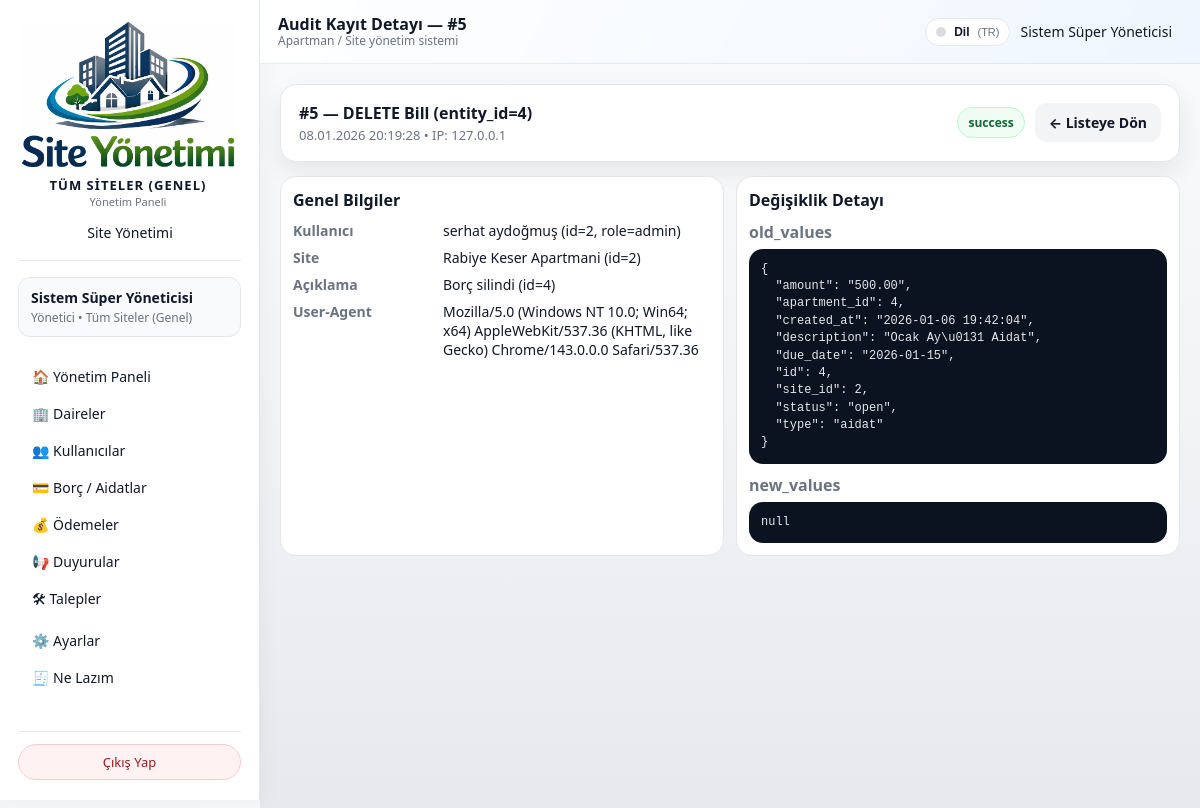
/admin/audit-logs/5 (signed in), run on an earlier commit of the app's database.
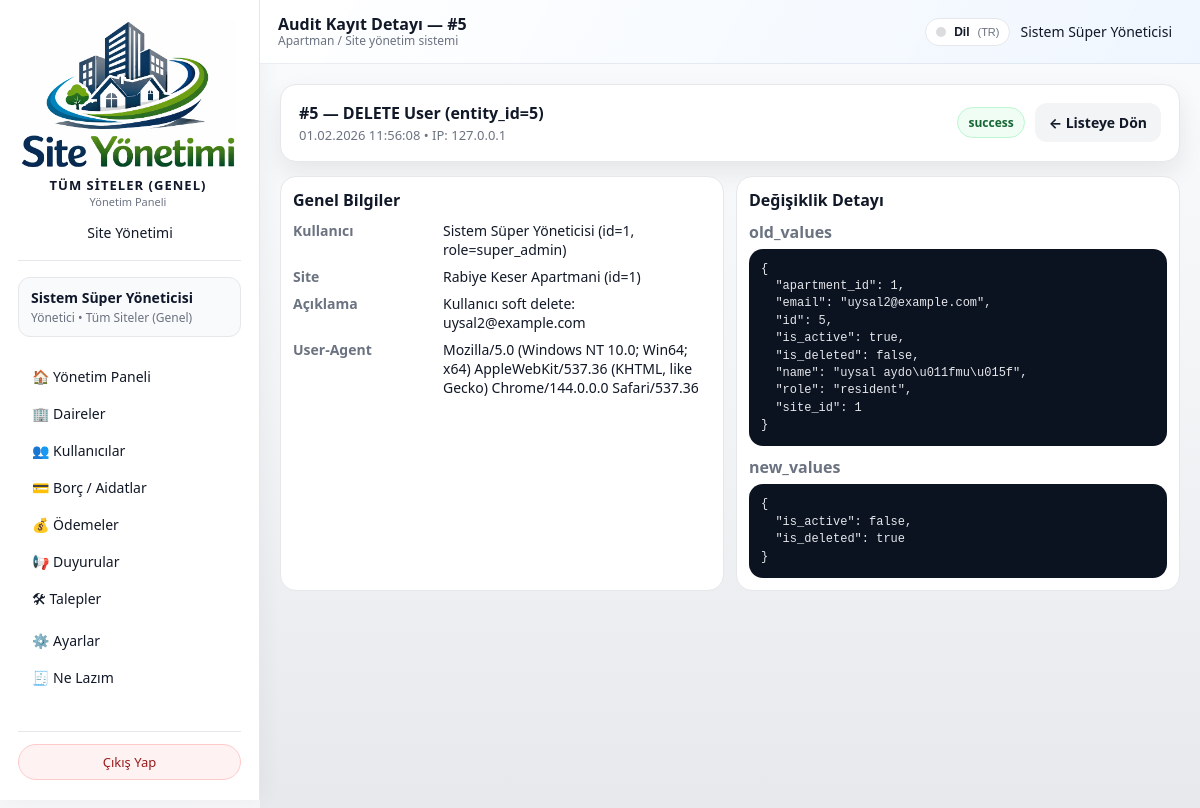
And on a later commit of the database.
### audit_logging.py (models this page shows, shortened)
class AuditLog(db.Model):
    __tablename__ = "audit_logs"
    id = Column(Integer, primary_key=True)
    user_id = Column(Integer, ForeignKey("users.id"), nullable=True)  # eğer user tablon 'users' ise
    user = relationship("User", foreign_keys=[user_id], lazy="joined")
    site_id = Column(Integer, ForeignKey("sites.id"), nullable=True)  # ✅ düzeltildi
    site = relationship("Site", foreign_keys=[site_id], lazy="joined")
    action = Column(String(50), nullable=False)
    entity_type = Column(String(50), nullable=False)
    entity_id = Column(Integer, nullable=True)
    ip_address = Column(String(45), nullable=True)
    user_agent = Column(String(500), nullable=True)
    old_values = Column(Text, nullable=True)
    new_values = Column(Text, nullable=True)
    description = Column(String(255), nullable=True)
    created_at = Column(DateTime, default=datetime.utcnow, nullable=False)
    status = Column(String(20), default="success")
    error_message = Column(Text, nullable=True)

### models/user_model.py (models this page shows, shortened)
class User(db.Model):
    __tablename__ = "users"
    id = db.Column(db.Integer, primary_key=True)
    name = db.Column(db.String(120), nullable=False)
    email = db.Column(db.String(120), unique=True, nullable=False, index=True)
    phone = db.Column(db.String(32), nullable=True)
    password_hash = db.Column(db.String(255), nullable=False)
    role = db.Column(db.String(20), nullable=False, default="resident")
    site_id = db.Column(db.Integer, db.ForeignKey("sites.id"), nullable=True)
    apartment_id = db.Column(
        db.Integer,
        db.ForeignKey("apartments.id"),
        nullable=True,
    )
    is_active = db.Column(db.Boolean, default=True, nullable=False)

### models/site_model.py (models this page shows, shortened)
class Site(db.Model):
    __tablename__ = "sites"
    id = db.Column(db.Integer, primary_key=True)
    name = db.Column(db.String(150), nullable=False, unique=True)
    description = db.Column(db.String(255), nullable=True)
    db_path = db.Column(db.String(255), nullable=True)
    is_active = db.Column(db.Boolean, nullable=False, default=True)
    users = db.relationship("User", backref="site", lazy="dynamic")

### routes/admin_routes.py (the view)
@admin_bp.route("/audit-logs/<int:log_id>", methods=["GET"])
@admin_required
def audit_log_detail(log_id: int):
    if not _require_super_admin():
        flash("Bu sayfayı sadece Süper Admin görüntüleyebilir.", "error")
        return redirect(url_for("admin.dashboard"))
    try:
        log = AuditLog.query.get(log_id)
        if not log:
            flash("Audit kaydı bulunamadı.", "error")
            return redirect(url_for("admin.audit_logs"))
        old_data = None
        new_data = None
        try:
            old_data = json.loads(log.old_values) if log.old_values else None
        except Exception:
            old_data = {"_raw": log.old_values}
        try:
            new_data = json.loads(log.new_values) if log.new_values else None
        except Exception:
            new_data = {"_raw": log.new_values}
        return render_template(
            "admin/audit_log_detail.html",
            log=log,
            old_data=old_data,
            new_data=new_data,
        )
    except SQLAlchemyError as exc:
        current_app.logger.exception("Audit log detayı alınamadı: %s", exc)
        flash("Audit log detayı alınırken hata oluştu.", "error")
        return redirect(url_for("admin.audit_logs"))

### routes/admin_routes.py (called while the page is built)
def admin_required(view_func):
    @wraps(view_func)
    def wrapped_view(*args, **kwargs):
        user_id = session.get("user_id")
        role = session.get("user_role")
        if not user_id:
            flash("Devam etmek için lütfen giriş yapın.", "info")
            return redirect(url_for("auth.login"))
        if role not in ("admin", "super_admin"):
            flash("Bu alana sadece yönetici kullanıcılar erişebilir.", "error")
            return redirect(url_for("index"))
        return view_func(*args, **kwargs)
    return wrapped_view

def _require_super_admin():
    admin_user = _get_current_admin()
    if not admin_user or admin_user.role != "super_admin":
        return False
    return True

def _get_current_admin():
    user_id = session.get("user_id")
    if not user_id:
        return None
    try:
        return User.query.get(user_id)
    except SQLAlchemyError as exc:
        current_app.logger.exception("Admin bilgisi alınamadı: %s", exc)
        return None

### templates/admin/audit_log_detail.html (shortened to what this page needs)
{% extends "base.html" %}
{% block topbar_title %}Audit Kayıt Detayı — #{{ log.id }}{% endblock %}
{% block content %}
<div class="wrap">
  <div class="card">
    <div class="head">
      <div style="min-width:0;">
        <div class="title-line">
          #{{ log.id }} — {{ log.action }} {{ log.entity_type }}
          {% if log.entity_id is not none %} (entity_id={{ log.entity_id }}){% endif %}
        </div>
        <div class="sub-line">
          {{ log.created_at.strftime("%d.%m.%Y %H:%M:%S") if log.created_at else "-" }}
          • IP: {{ log.ip_address or "-" }}
        </div>
      </div>
      <div class="actions">
        {% if log.status == "success" %}
          <span class="badge badge-success">success</span>
        {% else %}
          <span class="badge badge-failure">failure</span>
        {% endif %}
        <a class="btn btn-ghost" href="{{ url_for('admin.audit_logs') }}">← Listeye Dön</a>
      </div>
    </div>
  </div>
  <div class="grid">
    <div class="box">
      <div style="font-weight:900; margin-bottom:10px;">Genel Bilgiler</div>
      <div class="kv">
        <div class="k">Kullanıcı</div>
        <div class="v">
          {% if log.user %}
            {{ log.user.name }} (id={{ log.user_id }}, role={{ log.user.role }})
          {% else %}
            Sistem / Bilinmiyor (user_id={{ log.user_id }})
          {% endif %}
        </div>
        <div class="k">Site</div>
        <div class="v">
          {% if log.site %}
            {{ log.site.name }} (id={{ log.site_id }})
          {% else %}
            - (site_id={{ log.site_id }})
          {% endif %}
        </div>
        <div class="k">Açıklama</div>
        <div class="v">{{ log.description or "-" }}</div>
        <div class="k">User-Agent</div>
        <div class="v">{{ log.user_agent or "-" }}</div>
      </div>
    </div>
    <div class="box">
      <div style="font-weight:900; margin-bottom:10px;">Değişiklik Detayı</div>
      <div style="display:flex; flex-direction:column; gap:10px;">
        <div>
          <div class="k" style="font-weight:900; margin-bottom:6px;">old_values</div>
          <pre class="json-block">{{ old_data | tojson(indent=2) if old_data is not none else "null" }}</pre>
        </div>
        <div>
          <div class="k" style="font-weight:900; margin-bottom:6px;">new_values</div>
          <pre class="json-block">{{ new_data | tojson(indent=2) if new_data is not none else "null" }}</pre>
        </div>
      </div>
    </div>
  </div>
</div>
{% endblock %}

### templates/base.html (shortened to what the changed rows need)
<!doctype html>
<html lang="{{ session.get('lang','tr') }}">
<head>
  <link rel="stylesheet" href="{{ url_for('static', filename='css/app.css') }}">
</head>
<body class="{% block body_class %}{% endblock %}">
{% set LANG = session.get('lang','tr') %}
{% macro t(k) -%}
  {{ I18N.get(LANG, I18N['tr']).get(k, I18N['tr'].get(k, k)) }}
{%- endmacro %}
<div class="layout">
  <aside class="sidebar" id="sidebar">
    {% set _role = session.get("user_role") %}
    {% set _active_site = session.get("active_site_name") %}
    {% set site_name = session.get("active_site_name")
      or (current_site_name if current_site_name is defined and current_site_name else t('default_brand_name')) %}
    {% if _role == "super_admin" and not _active_site %}
      {% set site_name = t('all_sites_global') %}
    {% endif %}
    <div class="sidebar__user">
      {% set user_name = session.get("user_name") %}
      {% set user_role = session.get("user_role") %}
      {% set active_site_name = session.get("active_site_name") %}
      {% set fallback_site_name = session.get("site_name", t('default_site_name')) %}
      {% if user_role == "super_admin" and not active_site_name %}
        {% set fallback_site_name = t('all_sites_global') %}
      {% endif %}
      <div class="sidebar__user-name">
        {% if user_name %}
          {{ user_name }}
        {% else %}
          {{ t('logged_in') }}
        {% endif %}
      </div>
      <div class="sidebar__user-role">
        {% if user_role in ["admin", "super_admin"] %}
          {{ t('role_admin_of') }} {{ active_site_name or fallback_site_name }}
        {% elif user_role == "resident" %}
          {{ t('role_resident_of') }} {{ active_site_name or fallback_site_name }}
        {% else %}
          {{ active_site_name or fallback_site_name }}
        {% endif %}
      </div>
    </div>
      {% set endpoint = request.endpoint or "" %}
  </aside>
  <div class="main">
    <header class="topbar">
      <div>
        <div class="topbar__title">
          {% block topbar_title %}{{ t('panel_title') }}{% endblock %}
        </div>
        <div class="topbar__subtitle">
          {% if user_role == "admin" or (user_role == "super_admin" and active_site_name) %}
            {{ t('admin_view') }}
          {% elif user_role == "resident" %}
            {{ t('resident_view') }}
          {% else %}
            {{ t('system_view') }}
          {% endif %}
        </div>
      </div>
      <div class="topbar__user" style="display:flex; align-items:center; gap:10px;">
        <div class="lang-switch" id="langSwitch">
          <button type="button" class="lang-btn" id="langBtn" aria-haspopup="true" aria-expanded="false">
          </button>
          {% set nxt = request.full_path %}
        </div>
        {% if user_name %}
          <span class="topbar__user-name">{{ user_name }}</span>
        {% endif %}
      </div>
    </header>
    <main class="content">
      {% block content %}{% endblock %}
    </main>
  </div>
</div>
</body>
</html>

What changed in the data, as far as the page shows it:
no longer on this page (row edited): User: user.name "serhat aydoğmuş", user.role "admin"
changed AuditLog "DELETE": entity_type "Bill" → "User"; entity_id "4" → "5"; created_at "08.01.2026 20:19:28" → "01.02.2026 11:56:08"; user_id "2" → "1"; site_id "2" → "1"; description "Borç silindi (id=4)" → "Kullanıcı soft delete: uysal2@example.com"; user_agent "Mozilla/5.0 (Windows NT 10.0; Win64; x64) AppleWebKit/537.36 (KHTML, like Gecko) Chrome/143.0.0.0 Safari/537.36" → "Mozilla/5.0 (Windows NT 10.0; Win64; x64) AppleWebKit/537.36 (KHTML, like Gecko) Chrome/144.0.0.0 Safari/537.36"
Also different on the page:
{{ log.user.name }}: "serhat aydoğmuş" → "Sistem Süper Yöneticisi"
{{ log.user.role }}: "admin" → "super_admin"
{{ old_data | tojson(indent=2) if old_data is not none else "null" }}: "{ \"amount\": \"500.00\", \"apartment_id\": 4, \"created_at\": \"2026-01-06 19:42:04\", \"description\": \"Ocak Ay\\u0131 Aidat\", \"due_date\": \"2026-01-15\", \"id\": 4, \"site_id\": 2, \"status\": \"open\", \"type\": \"aidat\" }" → "{ \"apartment_id\": 1, \"email\": \"uysal2@example.com\", \"id\": 5, \"is_active\": true, \"is_deleted\": false, \"name\": \"uysal aydo\\u011fmu\\u015f\", \"role\": \"resident\", \"site_id\": 1 }"
{{ new_data | tojson(indent=2) if new_data is not none else "null" }}: "null" → "{ \"is_active\": false, \"is_deleted\": true }"
